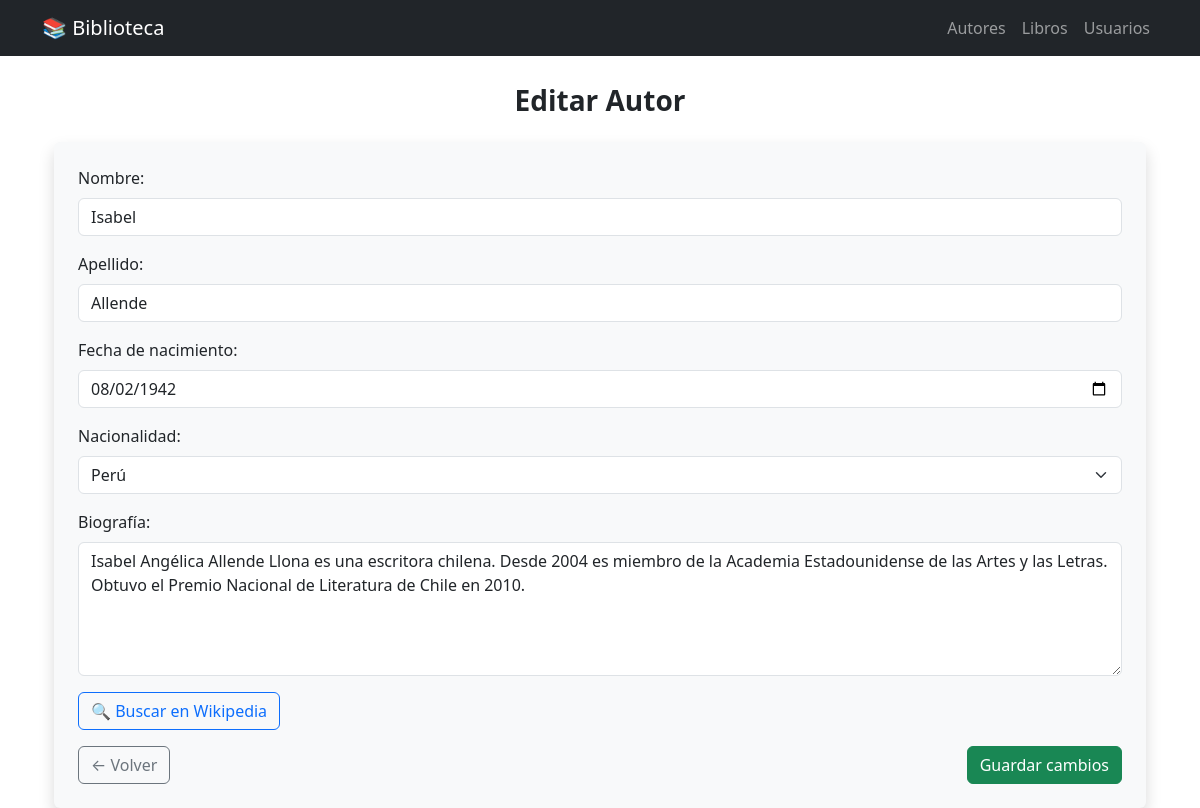
/autores/3, run on the app's committed database.
### app/models/autores.py (models this page shows, shortened)
class Autor(Base):
    __tablename__ = 'autores'
    autor_id = Column(Integer, primary_key=True)
    nombre = Column(String)
    apellido = Column(String)
    fecha_nacimiento = Column(Date, nullable=True)
    nacionalidad_id = Column(Integer, ForeignKey('nacionalidad.nacionalidad_id'))
    biografia = Column(Text, nullable=True)
    nacionalidad = relationship("Nacionalidad", back_populates="autores")

### app/frontend/autores.py (the view)
@router.get("/autores/{autor_id}", response_class=HTMLResponse)
async def detail_autor_html(
    request: Request,
    autor_id: str
):
    try:
        autor_id_int = int(autor_id)
        if autor_id_int <= 0:
            raise ValueError
    except ValueError:
        print(f"[ERROR] ID no es número válido: {autor_id}")
        raise HTTPException(
            status_code=422,
            detail=f"El ID debe ser un número entero positivo. Se recibió: {autor_id}"
        )
    autor = db.get_por_id(autor_id_int)
    if not autor:
        raise HTTPException(
            status_code=404,
            detail=f"Autor con ID {autor_id_int} no encontrado"
        )
    nacionalidades = db_nacionalidades.get_todos(order_by=Nacionalidad.sdes)
    return templates.TemplateResponse("autores/detail.html", {
        "request": request,
        "autor": autor,  # Pasamos el objeto completo
        "autor_id": autor_id_int,
        "nacionalidades": nacionalidades
    })

### templates/autores/detail.html (shortened to what this page needs)
{% extends "base.html" %}
{% block content %}
<div class="container mt-4">
    <h2 class="mb-4 text-center">Editar Autor</h2>
    <form method="post" action="/api/autores/{{ autor.autor_id }}/update" class="p-4 shadow rounded bg-light">
        <div class="mb-3">
            <label for="nombre" class="form-label">Nombre:</label>
            <input type="text" class="form-control" id="nombre" name="nombre" value="{{ autor.nombre }}" required>
        </div>
        <div class="mb-3">
            <label for="apellido" class="form-label">Apellido:</label>
            <input type="text" class="form-control" id="apellido" name="apellido" value="{{ autor.apellido }}" required>
        </div>
        <div class="mb-3">
            <label for="fecha_nacimiento" class="form-label">Fecha de nacimiento:</label>
            <input type="date" class="form-control" id="fecha_nacimiento" name="fecha_nacimiento"
                   value="{{ autor.fecha_nacimiento.strftime('%Y-%m-%d') if autor.fecha_nacimiento else '' }}">
        </div>
        <div class="mb-3">
            <label for="nacionalidad_id" class="form-label">Nacionalidad:</label>
            <select class="form-select" id="nacionalidad_id" name="nacionalidad_id" required>
                {% for nacionalidad in nacionalidades %}
                    <option value="{{ nacionalidad.nacionalidad_id }}"
                        {% if autor.nacionalidad and autor.nacionalidad.nacionalidad_id == nacionalidad.nacionalidad_id %}selected{% endif %}>
                        {{ nacionalidad.sdes }}
                    </option>
                {% endfor %}
            </select>
        </div>
        <div class="mb-3">
            <label for="biografia" class="form-label">Biografía:</label>
            <textarea class="form-control" id="biografia" name="biografia" rows="5">{{ autor.biografia or '' }}</textarea>
        </div>
        <div class="d-flex justify-content-between mb-3">
            <button formaction="/api/autores/bio/{{ autor.autor_id }}" formmethod="post" type="submit" class="btn btn-outline-primary">
                🔍 Buscar en Wikipedia
            </button>
        </div>
        <div class="d-flex justify-content-between">
            <a href="/autores" class="btn btn-outline-secondary">
                ← Volver
            </a>
            <button type="submit" class="btn btn-success">
                 Guardar cambios
            </button>
        </div>
    </form>
</div>
{% endblock %}

### templates/base.html (style rules this page uses)
body { padding-top: 60px; }
.container { max-width: 1100px; }
h2.mb-4.text-center { font-size: 1.75rem; font-weight: 600; }
body { overflow-y: scroll; }

### data on the page
Autor: nombre "Isabel", apellido "Allende", fecha_nacimiento "08/02/1942", biografia "Isabel Angélica Allende Llona es una escritora chilena. Desde 2004 es miembro de la Academia Estadounidense de las Artes y las Letras. Obtuvo el Premio Nacional de Literatura de Chile en 2010."

### other printed values
form field nacionalidad_id "Perú"
